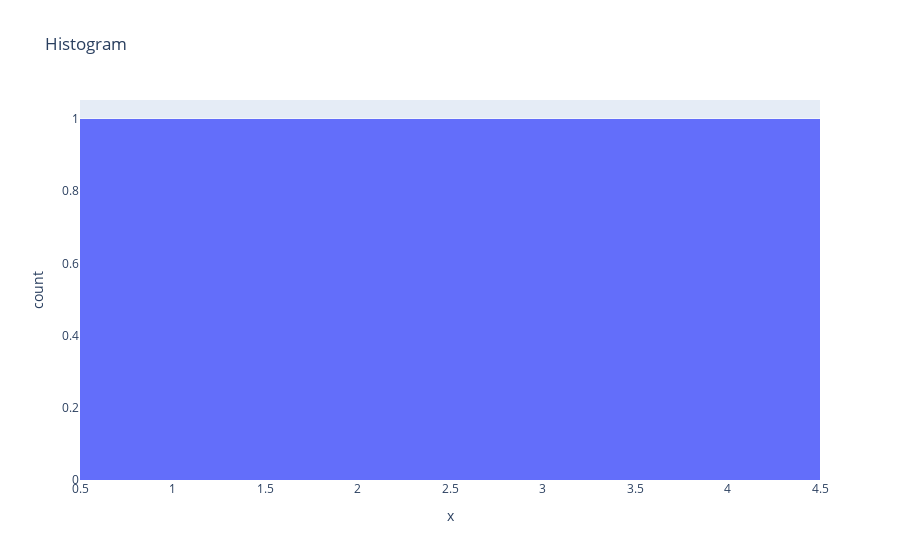

Source (notebook cell):
### Code cell
fig = px.histogram(df, x='x', nbins=5, title='Histogram')
fig.show()

### Figure 1 — Plotly figure (JSON) as saved in the notebook; plotly's stock layout.template omitted (floating-point values rounded to 4 significant figures)
{"data": [{"alignmentgroup": "True", "bingroup": "x", "hovertemplate": "x=%{x}<br>count=%{y}<extra></extra>", "legendgroup": "", "marker": {"color": "#636efa", "pattern": {"shape": ""}}, "name": "", "nbinsx": 5, "offsetgroup": "", "orientation": "v", "showlegend": false, "type": "histogram", "x": [1, 2, 3, 4], "xaxis": "x", "yaxis": "y"}], "layout": {"barmode": "relative", "legend": {"tracegroupgap": 0}, "title": {"text": "Histogram"}, "xaxis": {"anchor": "y", "domain": [0, 1], "title": {"text": "x"}}, "yaxis": {"anchor": "x", "domain": [0, 1], "title": {"text": "count"}}}}
